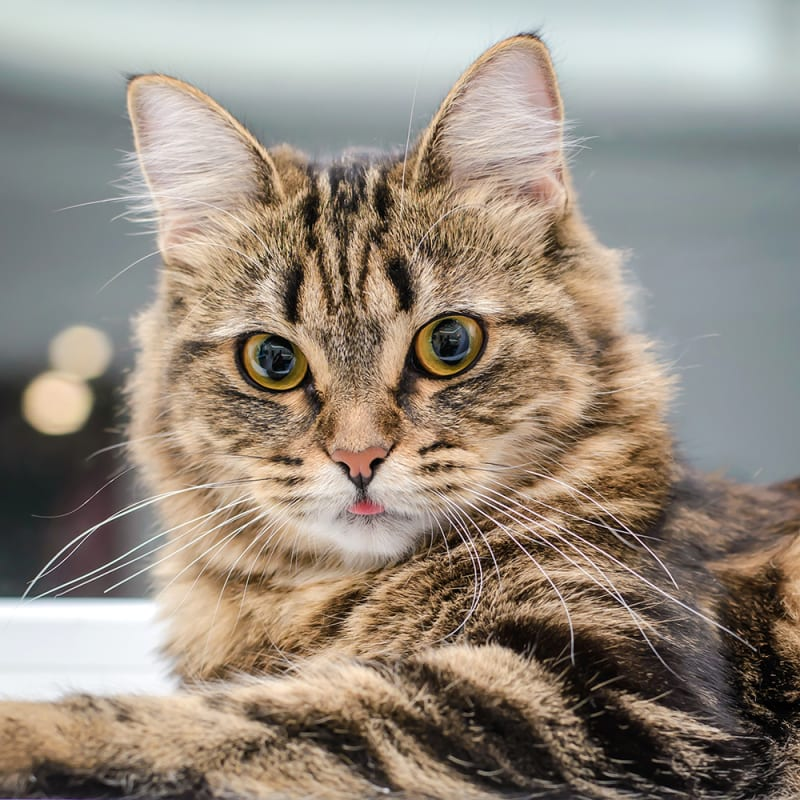
#> input picture cat.png, 800 x 800 px
$ python imageprocessing_lesson1.py
#> lines starting #> are read from the running program, lines starting #| are printed output that depends on the picture; after the words box and inside, x2 and y2 are one past the last pixel; in counts of white or black regions, pixels touching at a corner belong together
# Python Libraries
import cv2
import numpy as np
import matplotlib.pyplot as plt

# Load the image
image = cv2.imread("cat.png")  # Replace with your image file
#> image is the input picture: shape (800, 800, 3); mean B, G, R 126.7, 139.2, 150.2

# Check if image loaded successfully

print("Image Shape:", image.shape)  # Height, Width, Channels
#| Image Shape: (800, 800, 3)

# Convert BGR to RGB
image = cv2.cvtColor(image, cv2.COLOR_BGR2RGB)

# Apply effects for guessing game
gray = cv2.cvtColor(image, cv2.COLOR_RGB2GRAY)      # Grayscale
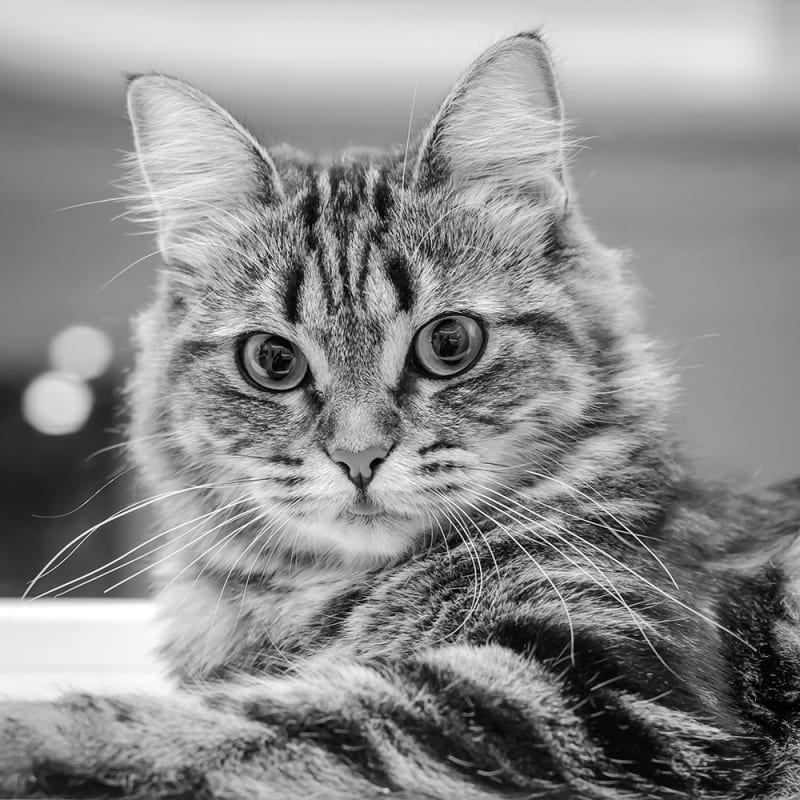
#> gray: shape (800, 800); min 0, max 255, mean 141
blur = cv2.GaussianBlur(image, (25, 25), 0)         # Blurred
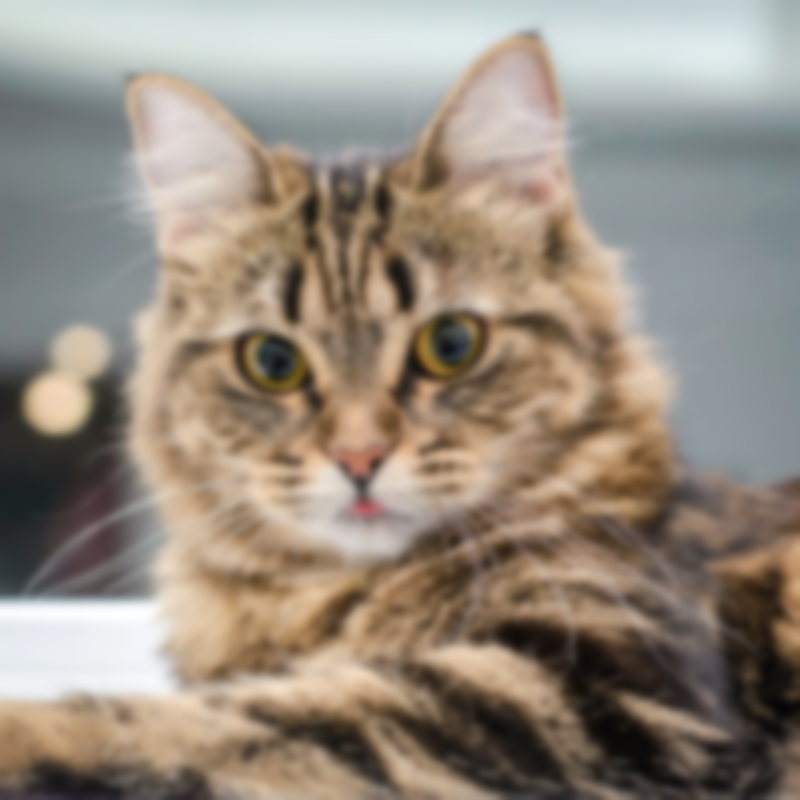
#> blur: shape (800, 800, 3); mean R, G, B 150.2, 139.2, 126.7
edges = cv2.Canny(gray, 100, 200)                   # Edge Detection
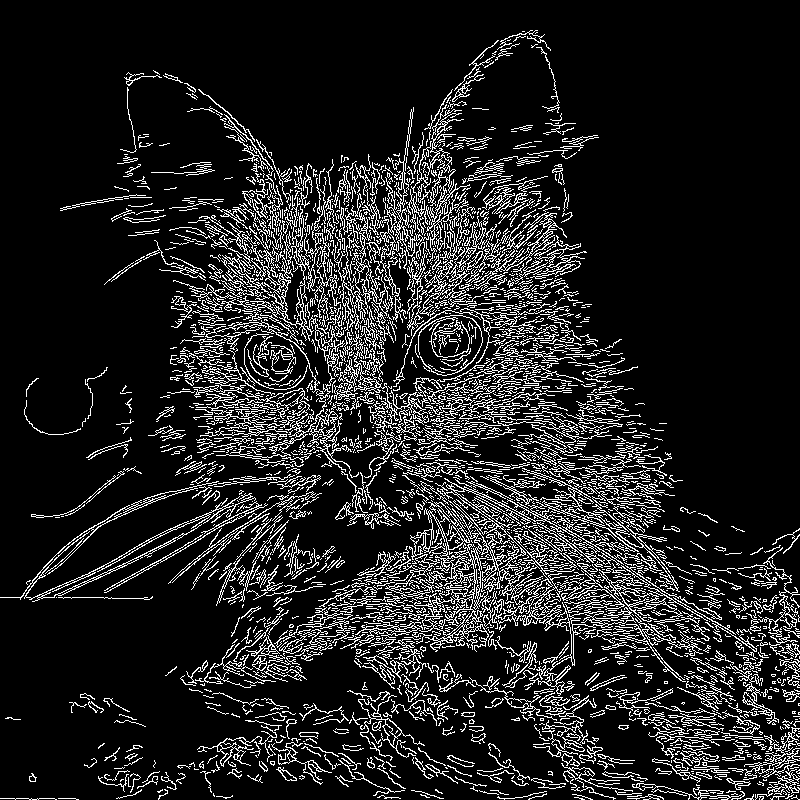
#> edges: shape (800, 800); 13.1% white in thin lines or dots

# Display results
titles = ["Original", "Grayscale", "Blurred", "Edges"]
images = [image, gray, blur, edges]
plt.figure(figsize=(10, 8))

# Display all images in a 2x2 grid
for i in range(4):
        plt.subplot(2, 2, i + 1)

        if titles[i] in ["Grayscale", "Edges"]:
            plt.imshow(images[i], cmap="gray")
        else:
            plt.imshow(images[i])

        plt.title(titles[i])
        plt.axis("off")

plt.tight_layout()
plt.show()
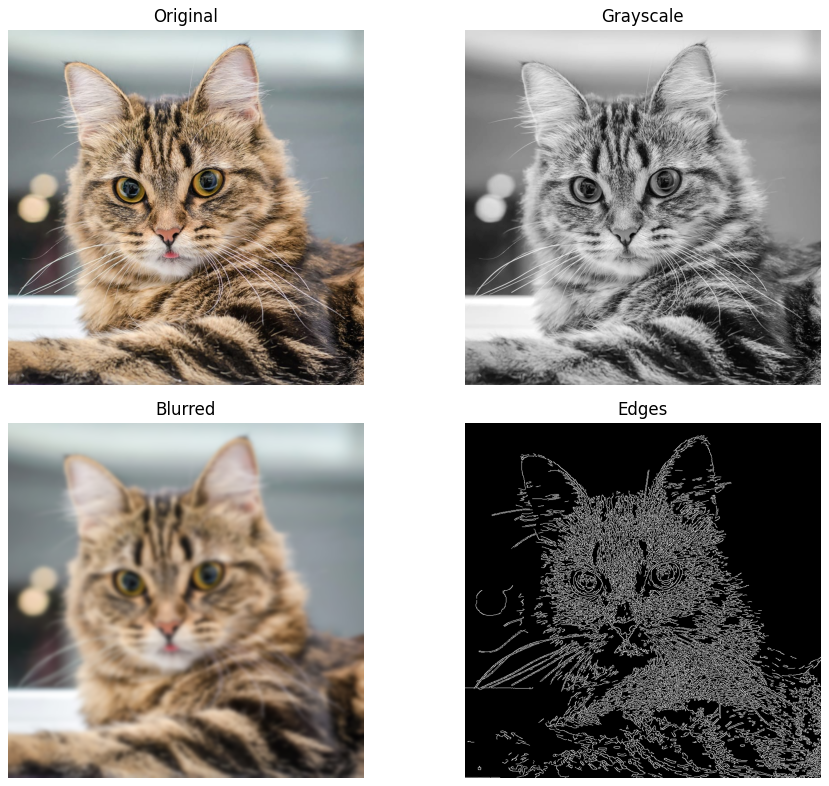
#> figure drawn by matplotlib, 4 panels

$ run again, with bird.jpg saved as cat.png
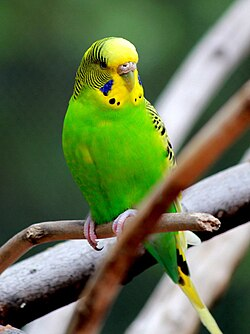
#> input picture bird.jpg, 250 x 334 px
#> image is the input picture: shape (334, 250, 3); mean B, G, R 77.9, 115.2, 100.5
#| Image Shape: (334, 250, 3)
#> `edges = cv2.Canny(gray, 100, 200)`:
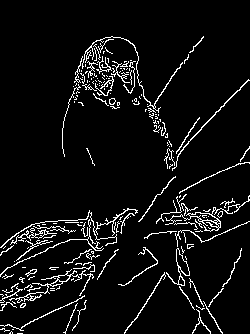
#> edges: shape (334, 250); 6.2% white in thin lines or dots, all inside (x1, y1, x2, y2) = (0, 36, 250, 334)
#> `plt.show()`:
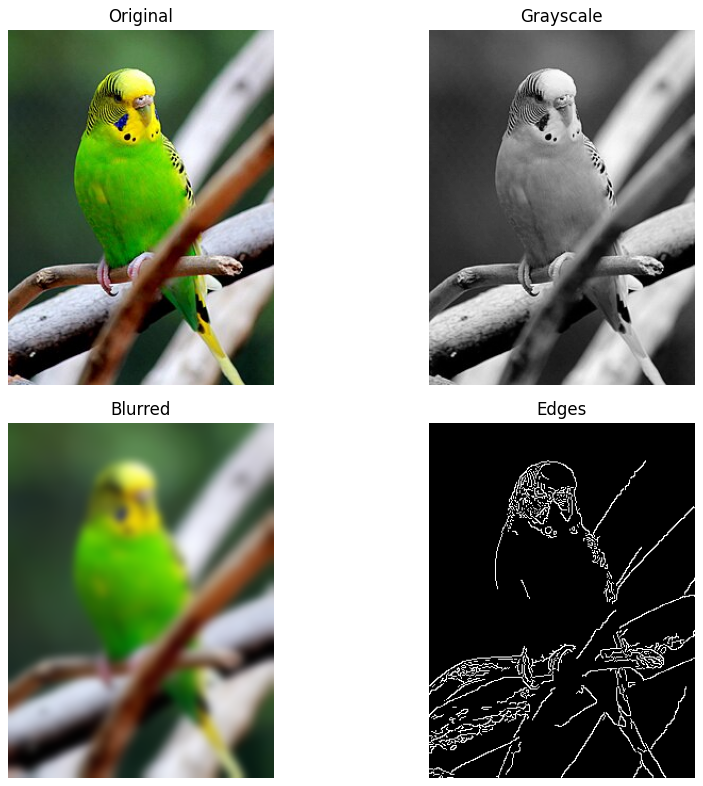
#> figure drawn by matplotlib, 4 panels
